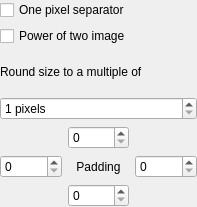
<?xml version="1.0" encoding="UTF-8"?>
<ui version="4.0">
 <class>LayoutConfigFrame</class>
 <widget class="QWidget" name="LayoutConfigFrame">
  <property name="geometry">
   <rect>
    <x>0</x>
    <y>0</y>
    <width>197</width>
    <height>207</height>
   </rect>
  </property>
  <property name="sizePolicy">
   <sizepolicy hsizetype="Minimum" vsizetype="Minimum">
    <horstretch>0</horstretch>
    <verstretch>0</verstretch>
   </sizepolicy>
  </property>
  <property name="windowTitle">
   <string>Frame</string>
  </property>
  <property name="locale">
   <locale language="English" country="UnitedStates"/>
  </property>
  <layout class="QVBoxLayout" name="verticalLayout">
   <property name="sizeConstraint">
    <enum>QLayout::SetMinimumSize</enum>
   </property>
   <property name="leftMargin">
    <number>0</number>
   </property>
   <property name="topMargin">
    <number>0</number>
   </property>
   <property name="rightMargin">
    <number>0</number>
   </property>
   <property name="bottomMargin">
    <number>0</number>
   </property>
   <item>
    <widget class="QCheckBox" name="checkBoxOnePixelOffset">
     <property name="text">
      <string>One pixel separator</string>
     </property>
    </widget>
   </item>
   <item>
    <widget class="QCheckBox" name="checkBoxPOT">
     <property name="text">
      <string>Power of two image</string>
     </property>
    </widget>
   </item>
   <item>
    <widget class="QLabel" name="label_2">
     <property name="text">
      <string>Round size to a multiple of</string>
     </property>
     <property name="buddy">
      <cstring>spinBoxSizeIncrement</cstring>
     </property>
    </widget>
   </item>
   <item>
    <widget class="QSpinBox" name="spinBoxSizeIncrement">
     <property name="suffix">
      <string> pixels</string>
     </property>
     <property name="minimum">
      <number>1</number>
     </property>
     <property name="maximum">
      <number>1048576</number>
     </property>
    </widget>
   </item>
   <item>
    <layout class="QGridLayout" name="gridLayout">
     <item row="1" column="2">
      <widget class="QSpinBox" name="spinBoxRightOffset">
       <property name="maximum">
        <number>20</number>
       </property>
      </widget>
     </item>
     <item row="1" column="0">
      <widget class="QSpinBox" name="spinBoxLeftOffset">
       <property name="maximum">
        <number>20</number>
       </property>
      </widget>
     </item>
     <item row="1" column="1">
      <widget class="QLabel" name="label">
       <property name="text">
        <string>Padding</string>
       </property>
       <property name="alignment">
        <set>Qt::AlignCenter</set>
       </property>
      </widget>
     </item>
     <item row="0" column="1">
      <widget class="QSpinBox" name="spinBoxTopOffset">
       <property name="maximum">
        <number>20</number>
       </property>
      </widget>
     </item>
     <item row="2" column="1">
      <widget class="QSpinBox" name="spinBoxBottomOffset">
       <property name="maximum">
        <number>20</number>
       </property>
      </widget>
     </item>
    </layout>
   </item>
  </layout>
 </widget>
 <resources/>
 <connections/>
</ui>
